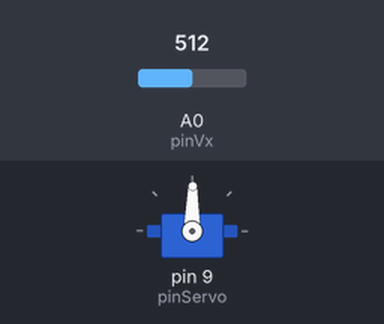
A sketch run on a simulated Arduino Uno, built with avr-gcc and run on an emulated ATmega328P. Shown: servo. Inputs (shaded band) come from the test bench; at power-on: A0 (pinVx) = 512.

Above: at 1.2 s.
1.3 s: A0 (pinVx) set to 716
At 1.9 s:
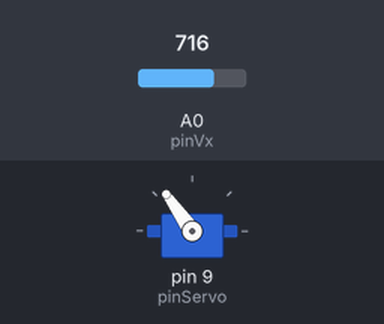
2.8 s: A0 (pinVx) set to 900
At 3.9 s:
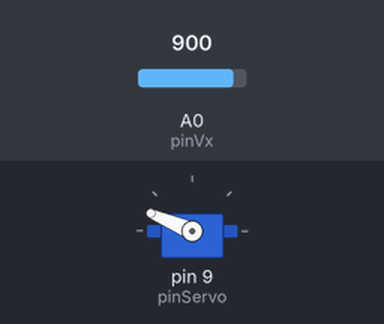
4.3 s: A0 (pinVx) set to 1023
At 5.4 s:
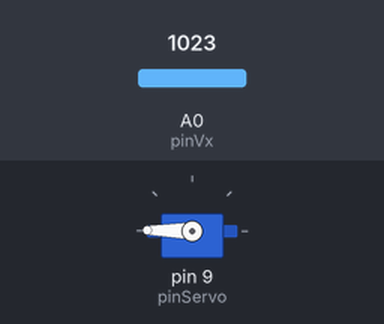
5.8 s: A0 (pinVx) set to 306
At 6.2 s:
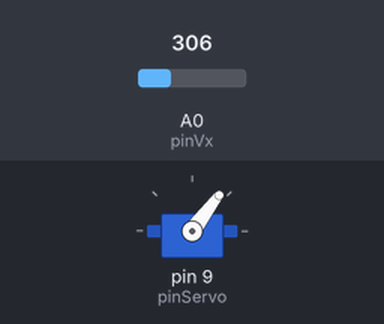
7.3 s: A0 (pinVx) set to 122
At 7.7 s:
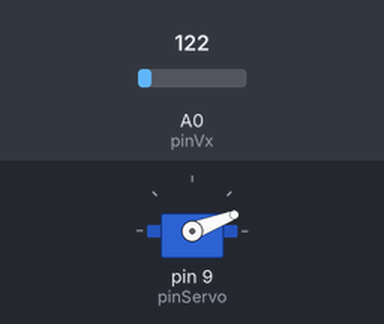
8.8 s: A0 (pinVx) set to 511
At 9.7 s:
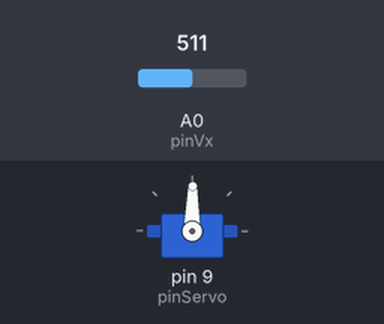
Timing chart, 0 to 11.3 s (numbered marks = the images above; inputs shaded):
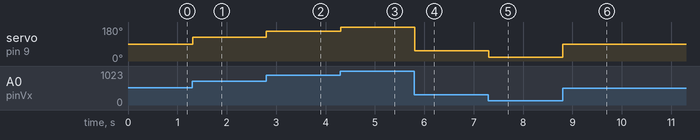

Measured:
- after the input at 1.3 s, servo on pin 9 (pinServo): 89° → 125° at once
- after the input at 2.8 s, servo on pin 9 (pinServo): 125° → 157° at once
- after the input at 4.3 s, servo on pin 9 (pinServo): 157° → 179° at once
- after the input at 5.8 s, servo on pin 9 (pinServo): 179° → 53° at once
- after the input at 7.3 s, servo on pin 9 (pinServo): 53° → 21° at once
- after the input at 8.8 s, servo on pin 9 (pinServo): 21° → 89° at once

The sketch:

_06_Servo_Joystic.ino
```cpp
#include <Servo.h>
Servo miServo;
int pinServo = 9;
int pinVx = 0;
int Vx;

void setup() {
  miServo.attach(pinServo);
}

void loop() {
  Vx = analogRead(pinVx);


  Vx = map(Vx, 0, 1023, 0, 179);


  miServo.write(Vx);

  delay(15);
}
```
